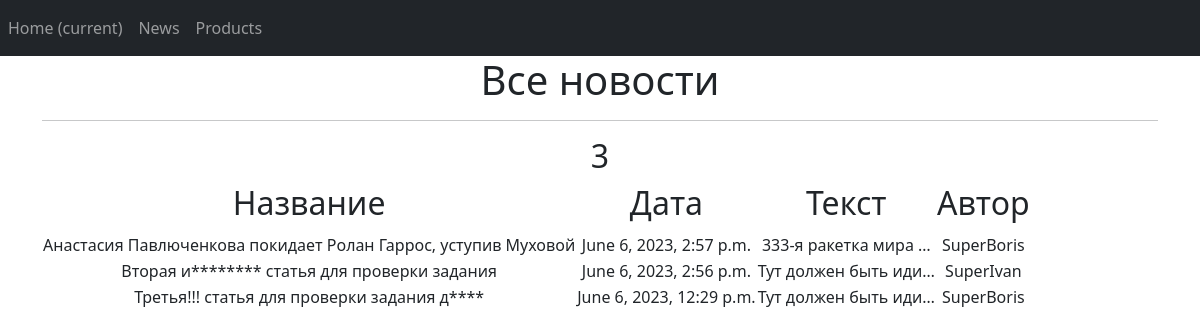
Page /news/ on the committed database.
### news/models.py (models this page shows, shortened)
class Post(models.Model):
    author = models.ForeignKey(Author, on_delete=models.CASCADE)
    type = models.BooleanField(default=False, choices=name)  # False = статья, можно переделать, если будет больше вариантов
    time_in = models.DateTimeField(auto_now_add=True)
    post_name = models.CharField(max_length=100)
    post_text = models.TextField(default="Тут должен быть идиотский контент, а будет абракадабра, для проверки задания: дурак ываываываф идиот ыафыаываывфа мудак ываф ываф ывп фывп фвап фвп выа фывп фыва выа ыфвп выа фыв афвыа ывф.")
    post_rating = models.IntegerField(default=0)
    post_chek = models.BooleanField(default=False)
    category = models.ManyToManyField(Category, through='PostCategory')

class Author(models.Model):
    user = models.OneToOneField(User, on_delete=models.CASCADE)
    name = models.CharField(max_length=20)
    rating = models.IntegerField(default=0)

### news/views.py (the view)
# urls.py: path('', NewsList.as_view()),
class NewsList(ListView):
    model = Post
    ordering = '-time_in'
    template_name = 'news_list.html'
    context_object_name = 'news_list'

### news/templatetags/custom_filters.py (called while the page is built)
@register.filter()
def censor(value):
   a = ['идиот', 'дура', 'мудак']
   text_list = value.split()
   for i in a:
      for j in range(len(text_list)):
         if i in text_list[j]:
            text_list[j] = text_list[j][0] + '*'*(len(text_list[j])-1)
   text = ' '.join(text_list)
   return text

### templates/news_list.html (shortened to what this page needs)
{% extends 'flatpages/base.html' %}
{% load custom_filters %}
{% block content %}
   <h1>Все новости</h1>
   <hr>
   {% if news_list %}
    <h2>{{news_list|length}}</h2>
       <table>
           <tr>
               <td><h2>Название</h2></td>
               <td><h2>Дата</h2></td>
               <td><h2>Текст</h2></td>
               <td><h2>Автор</h2></td>
           </tr>
           {% for news in news_list %}
           <tr>
               <td>{{ news.post_name | censor }}</td>
               <td>{{ news.time_in| date:'DATETIME_FORMAT' }}</td>
               <td>{{ news.post_text|truncatechars:20 | censor }}</td>
               <td>{{ news.author.name }}</td>
           </tr>
           {% endfor %}
       </table>
   {% else %}
       <h2>Товаров нет!</h2>
   {% endif %}
{% endblock content %}

### rows in the picture
Post: post_name|censor "Анастасия Павлюченкова покидает Ролан Гаррос, уступив Муховой", time_in "June 6, 2023, 2:57 p.m.", post_text|censor "333-я ракетка мира …", author.name "SuperBoris"
Post: post_name|censor "Вторая и******** статья для проверки задания", time_in "June 6, 2023, 2:56 p.m.", post_text|censor "Тут должен быть иди…", author.name "SuperIvan"
Post: post_name|censor "Третья!!! статья для проверки задания д****", time_in "June 6, 2023, 12:29 p.m.", post_text|censor "Тут должен быть иди…", author.name "SuperBoris"

### other values in the picture
{{ news_list|length }} "3"
